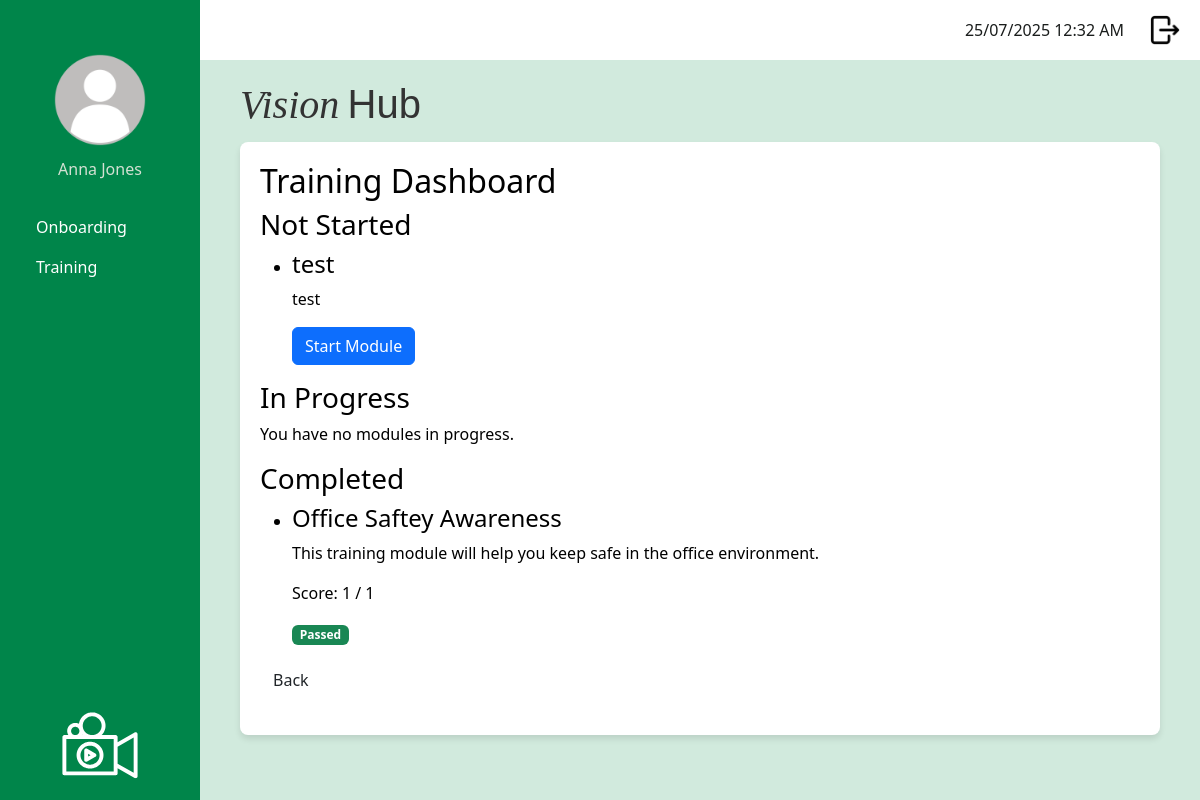
Page /dashboard_training (signed in) on the earlier database version.
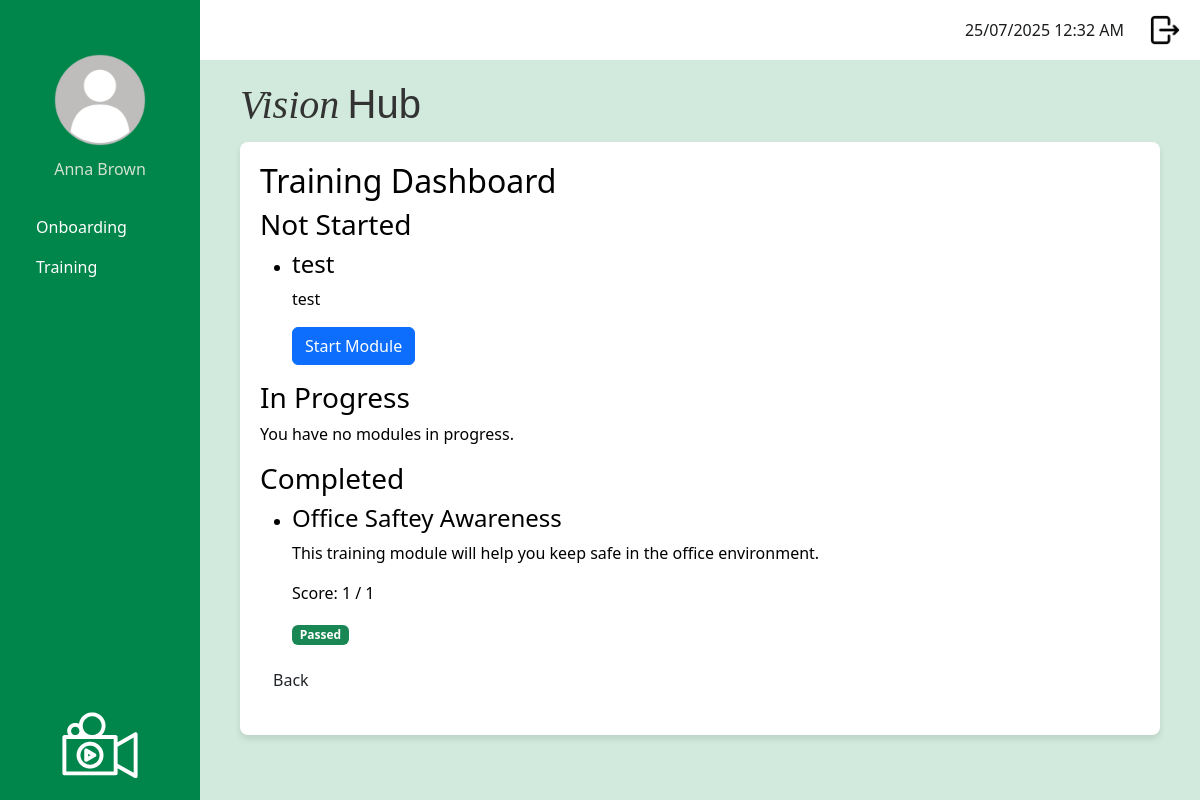
Same page on the later database version.
### app/models.py (models this page shows, shortened)
class User(UserMixin, db.Model):
    __tablename__ = 'user'
    id: so.Mapped[int] = so.mapped_column(primary_key=True)
    username: so.Mapped[str] = so.mapped_column(sa.String(120), index=True, unique=True)
    first_name: so.Mapped[str] = so.mapped_column(sa.String(50), index=True)
    surname: so.Mapped[str] = so.mapped_column(sa.String(50), index=True)
    job_title: so.Mapped[str] = so.mapped_column(sa.String(50), index=True)
    password_hash: so.Mapped[str] = so.mapped_column(sa.String(256))
    is_onboarding: so.Mapped[bool] = so.mapped_column(default=False) # Default: Not onboarding
    dateStarted: so.Mapped[datetime] = so.mapped_column(index=True, default=lambda: datetime.now(timezone.utc))
    google_email: so.Mapped[Optional[str]] = so.mapped_column(sa.String(120), unique=True, nullable=True)
    profile_photo: so.Mapped[Optional[str]] = so.mapped_column(sa.String(120), nullable=True, default='profileDefault.png')
    manager_id: so.Mapped[Optional[int]] = so.mapped_column(sa.ForeignKey('user.id'), nullable=True)
    manager: so.Mapped[Optional['User']] = so.relationship('User', remote_side=[id], back_populates='manages')
    manages: so.Mapped[List['User']] = so.relationship('User', back_populates='manager')
    role_id: so.Mapped[int] = so.mapped_column(sa.ForeignKey('role.id'))
    role: so.Mapped['Role'] = so.relationship('Role', back_populates='users')
    department_id: so.Mapped[int] = so.mapped_column(sa.ForeignKey('department.id'))
    department: so.Mapped['Department'] = so.relationship('Department', back_populates='users')
    module_progress: so.Mapped[List['UserModuleProgress']] = so.relationship('UserModuleProgress', back_populates='user')
    onboarding_path_id: so.Mapped[int] = so.mapped_column(sa.ForeignKey('onboarding_path.id'), nullable=True)
    onboarding_path: so.Mapped['OnboardingPath'] = so.relationship('OnboardingPath')

### app/routes.py (the view)
@app.route('/dashboard_training', methods=['GET'])
@login_required
def training_dashboard():
    if current_user.role.role_name != "staff":
        return redirect(url_for('logout'))
    onboarding_path = current_user.onboarding_path
    steps = onboarding_path.steps if onboarding_path else []
    active_modules = [step.training_module for step in steps if step.training_module.active]
    completed_modules = []
    to_be_completed_modules = []
    in_progress_modules = []
    passing_threshold = 0.5
    for module in active_modules:
        progress = UserModuleProgress.query.filter_by(
            user_id=current_user.id,
            training_module_id=module.id
        ).order_by(UserModuleProgress.id.desc()).first()
        if not progress:
            to_be_completed_modules.append(module)
        else:
            total_questions = len(module.questions) or 1  # Avoid division by zero
            if progress.completed_date:
                if progress.score is not None and (progress.score / total_questions) >= passing_threshold:
                    completed_modules.append({
                        'module': module,
                        'score': progress.score,
                        'passed': True
                    })
                else:
                    to_be_completed_modules.append(module)
            else:
                in_progress_modules.append(module)
    return render_template(
        'dashboard_training.html',
        title="Training Dashboard",
        to_be_completed_modules=to_be_completed_modules,
        in_progress_modules=in_progress_modules,
        completed_modules=completed_modules
    )

### app/models.py (called while the page is built)
@login.user_loader
def load_user(id):
    return db.session.get(User, int(id))

### app/templates/dashboard_training.html
{% extends "base.html" %}
{% block content %}
<h2>Training Dashboard</h2>
<h3>Not Started</h3>
{% if to_be_completed_modules %}
    <ul>
    {% for module in to_be_completed_modules %}
        <li>
            <h4>{{ module.module_title }}</h4>
            <p>{{ module.module_description }}</p>
            <a href="{{ url_for('take_training_module', module_id=module.id) }}" class="btn btn-primary">
                Start Module
            </a>
        </li>
    {% endfor %}
    </ul>
{% else %}
    <p>You have no incomplete modules to start.</p>
{% endif %}
<h3>In Progress</h3>
{% if in_progress_modules %}
    <ul>
    {% for module in in_progress_modules %}
        <li>
            <h4>{{ module.module_title }}</h4>
            <p>{{ module.module_description }}</p>
            <a href="{{ url_for('take_training_module', module_id=module.id) }}" class="btn btn-warning">
                Resume Module
            </a>
        </li>
    {% endfor %}
    </ul>
{% else %}
    <p>You have no modules in progress.</p>
{% endif %}
<h3>Completed</h3>
{% if completed_modules %}
    <ul>
    {% for entry in completed_modules %}
        <li>
            <h4>{{ entry.module.module_title }}</h4>
            <p>{{ entry.module.module_description }}</p>
            <p>Score: {{ entry.score }} / {{ entry.module.questions|length }}</p>
            {% if entry.passed %}
                <span class="badge bg-success">Passed</span>
            {% else %}
                <span class="badge bg-danger">Failed</span>
                <a href="{{ url_for('take_training_module', module_id=entry.module.id) }}" class="btn btn-secondary">Retake Module</a>
            {% endif %}
        </li>
    {% endfor %}
    </ul>
{% else %}
    <p>You have no completed modules.</p>
{% endif %}
<p>
    <a href="{{ url_for('staff_dashboard') }}" class="btn">Back</a>
</p>
{% endblock %}

### app/templates/base.html (shortened to what this page needs)
<!doctype html>
<html>
    <head>
            <link
            href="{{ url_for('static', filename='css/bootstrap.min.css') }}"
            rel="stylesheet"/>
            <link href="{{ url_for('static', filename='css/stylesheet.css') }}" rel="stylesheet"/>
        </head>
    <body>
         <div class="sidebar">
            <div class="profile-container">
                <form id="photoForm"
                    action="{{ url_for('update_profile_photo') }}"
                    method="POST"
                    enctype="multipart/form-data"
                    style="display:inline;">
                <img src="{{ url_for('static',
                                    filename='images/profilePhoto/'
                                        ~ (current_user.profile_photo or 'profileDefault.png')) }}"
                    id="profilePicture"
                    class="profilePicture"
                    alt="Click to change photo"
                    style="cursor:pointer; width:100px; height:100px;
                            object-fit:cover; border-radius:50%;">
                </form>
                <h5 class="profile-photo-text">{{ current_user.first_name|title }} {{ current_user.surname|title }}</h5>
            </div>
            <nav class="nav flex-column sideNavLink-container">
                {% if current_user.role.role_name == 'admin' %}
                    <a class="nav-link" href="#">Onboarding</a>
                    <a class="nav-link" href="{{ url_for('manage_training_modules') }}">Training</a>
                    <a class="nav-link" href="#">Knowledge Base</a>
                    <a class="nav-link" href="{{ url_for('manage_users') }}">User Managment</a>
                    <a class="nav-link" href="#">Onboarding</a>
                    <a class="nav-link" href="#">Reports</a>
                    <a class="nav-link" href="#">Content Management</a>
                    {% elif current_user.role.role_name == 'manager' %}
                    <a class="nav-link" href="#">Onboarding</a>
                    <a class="nav-link" href="#">Training</a>
                    <a class="nav-link" href="#">Reports</a>
                    {% elif current_user.role.role_name == 'staff' %}
                    <a class="nav-link" href="#">Onboarding</a>
                    <a class="nav-link" href="{{ url_for('training_dashboard') }}">Training</a>
                {% endif %}
            </nav>
            <img src="{{ url_for('static', filename='images/logoImageWhite.svg') }}" class="sidebarLogo">
        </div>
         <div class="top-bar">
            <div class="d-flex align-items-center">
                <span class="me-3" id="clock"></span>
                <a href="{{ url_for('logout') }}" class="logout-link">
                    <img src="{{ url_for('static', filename='images/logout.png') }}" class="logout-image">
                </a>
            </div>
        </div>
        <div class="logo-name-container">
            <h2 class="logo-text">
                <span class="logo-vision">Vision</span>
                <span class="logo-hub">Hub</span>
            </h2>
        </div>
        <div class="content">
            {% block content %}
            {% endblock %}
        </div>
    </body>
</html>

Differences in the rows shown:
changed User "Anna": surname "Jones" → "Brown"
